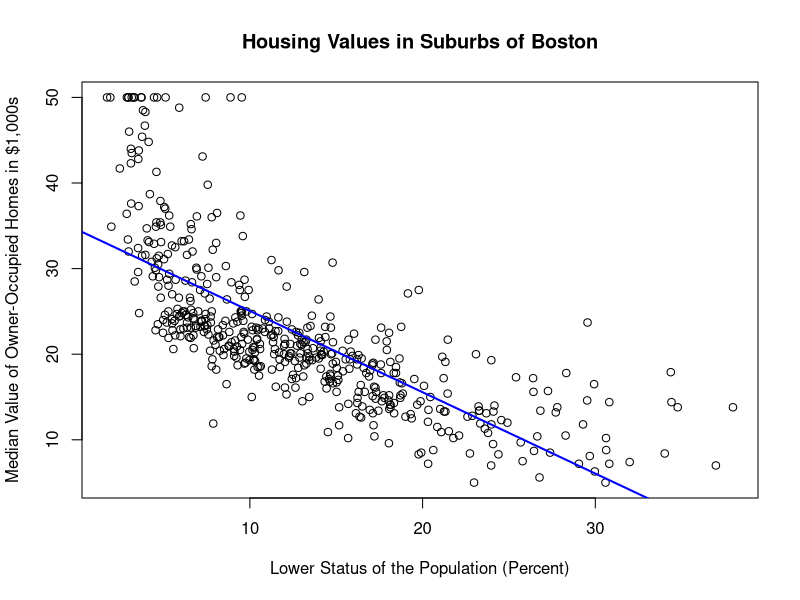

Reproduce this figure in R.
## ---- chunk 1
knitr::opts_chunk$set(echo = TRUE)
## ---- chunk 2
#Call:
#lm(formula = medv ~ lstat, data = Boston)

#Residuals:
#    Min      1Q  Median      3Q     Max 
#-15.168  -3.990  -1.318   2.034  24.500 

#Coefficients:
#            Estimate Std. Error t value Pr(>|t|)    
#(Intercept) 34.55384    0.56263   61.41   <2e-16 ***
#lstat       -0.95005    0.03873  -24.53   <2e-16 ***
#---
#Signif. codes:  0 ‘***’ 0.001 ‘**’ 0.01 ‘*’ 0.05 ‘.’ 0.1 ‘ ’ 1

#Residual standard error: 6.216 on 504 degrees of freedom
#Multiple R-squared:  0.5441,	Adjusted R-squared:  0.5432 
#F-statistic: 601.6 on 1 and 504 DF,  p-value: < 2.2e-16
## ---- chunk 3
library(MASS)
plot(medv ~ lstat, Boston, 
     main = "Housing Values in Suburbs of Boston",
     xlab = "Lower Status of the Population (Percent)",
     ylab = "Median Value of Owner-Occupied Homes in $1,000s")
fit1 <- lm(medv ~ lstat, data = Boston)
abline(fit1, col = "blue", lwd = 2)
